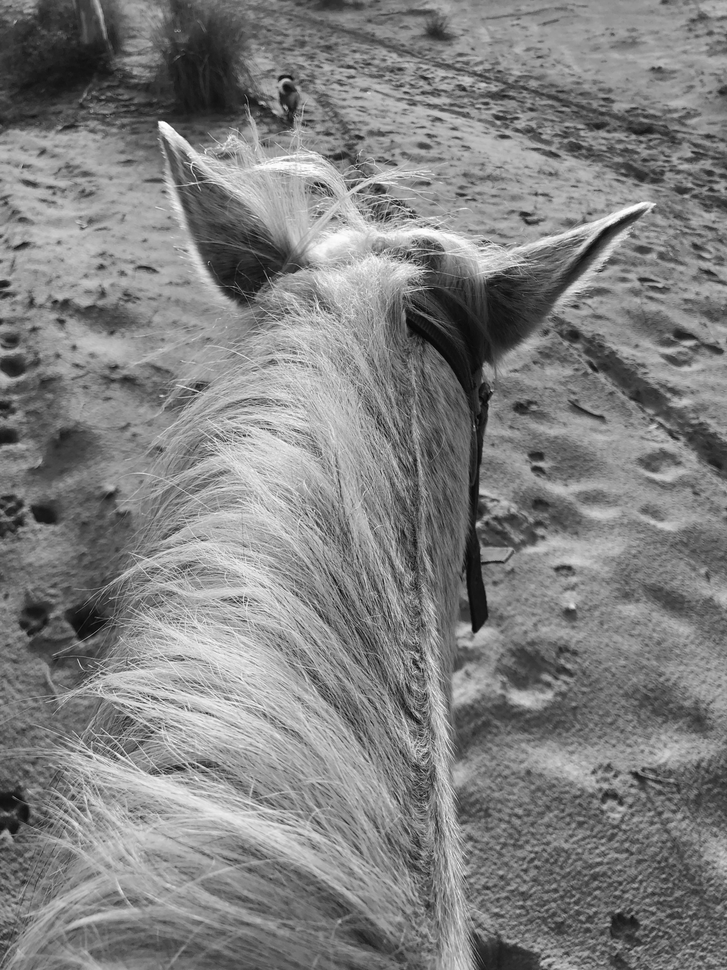
#> input picture lena.png, 727 x 970 px, shrunk from 3000 x 4000 before the run
$ python harris.py   (older library calls are emulated)
#> lines starting #> are read from the running program, lines starting #| are printed output that depends on the picture; after the words box and inside, x2 and y2 are one past the last pixel; in counts of white or black regions, pixels touching at a corner belong together
import cv2
import numpy as np
import matplotlib.pyplot as plt

# 1. 读入图像
img = cv2.imread('lena.png')
#> img is the input picture: shape (970, 727, 3); min 1, max 255, mean 127.8
gray = cv2.cvtColor(img, cv2.COLOR_BGR2GRAY)
gray = np.float32(gray)

# 2. Sobel 计算梯度
Ix = cv2.Sobel(gray, cv2.CV_64F, 1, 0, ksize=3)
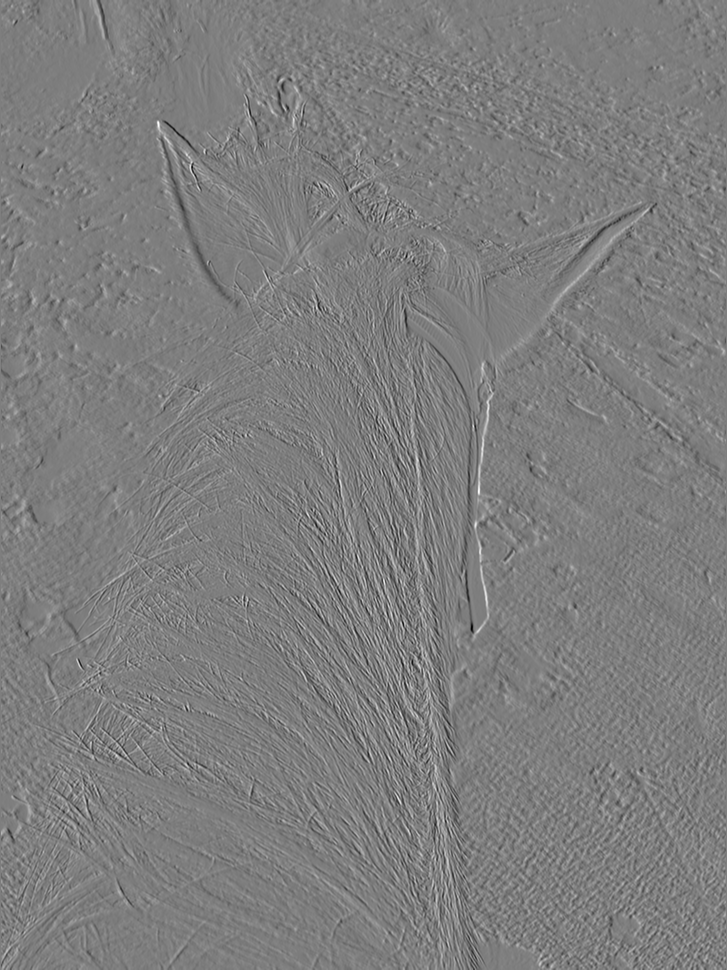
#> Ix: shape (970, 727) float64; min -618, max 631, mean 0.2; drawn with min black and max white
Iy = cv2.Sobel(gray, cv2.CV_64F, 0, 1, ksize=3)
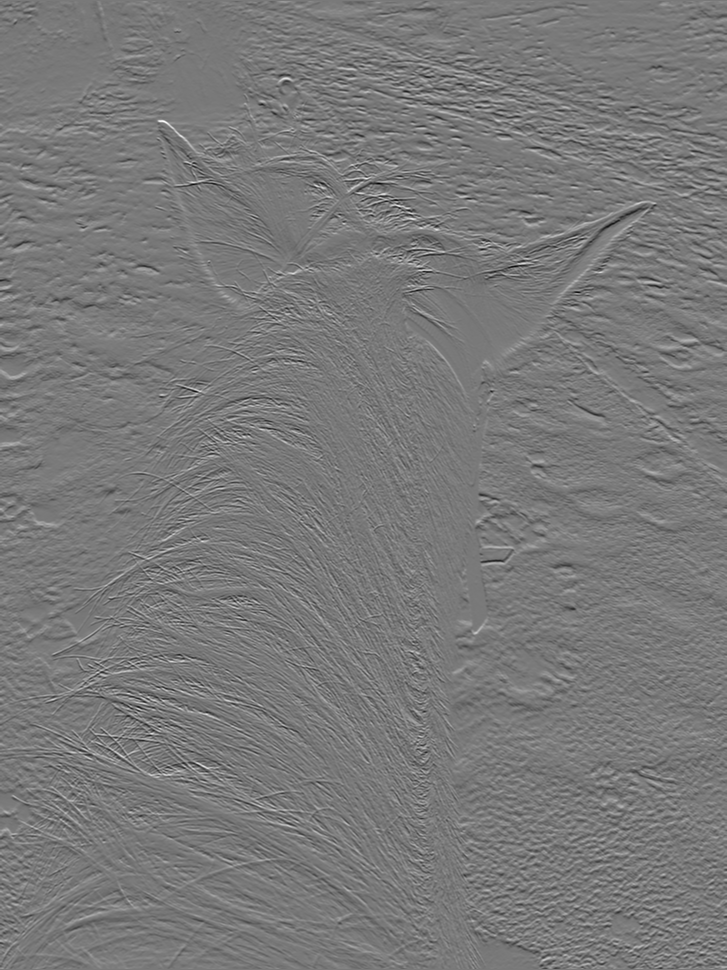
#> Iy: shape (970, 727) float64; min -730, max 802, mean -0.1; drawn with min black and max white

# 3. 计算二阶矩阵 M 的分量
Ix2 = Ix ** 2
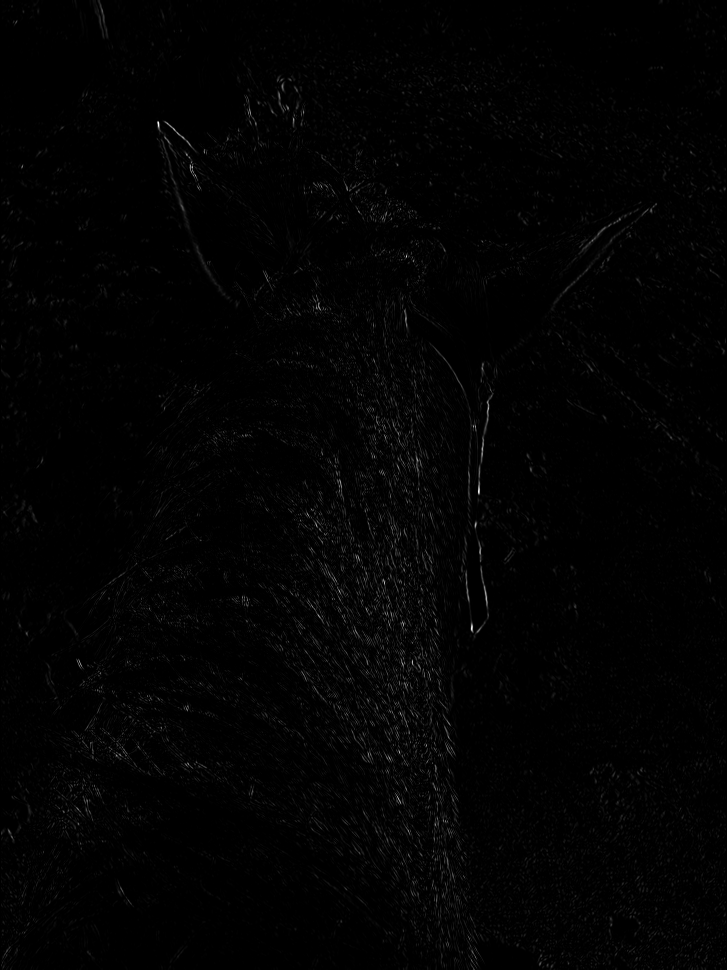
#> Ix2: shape (970, 727) float64; min 0, max 398161, mean 4504.3; drawn with min black and max white
Iy2 = Iy ** 2
Ixy = Ix * Iy
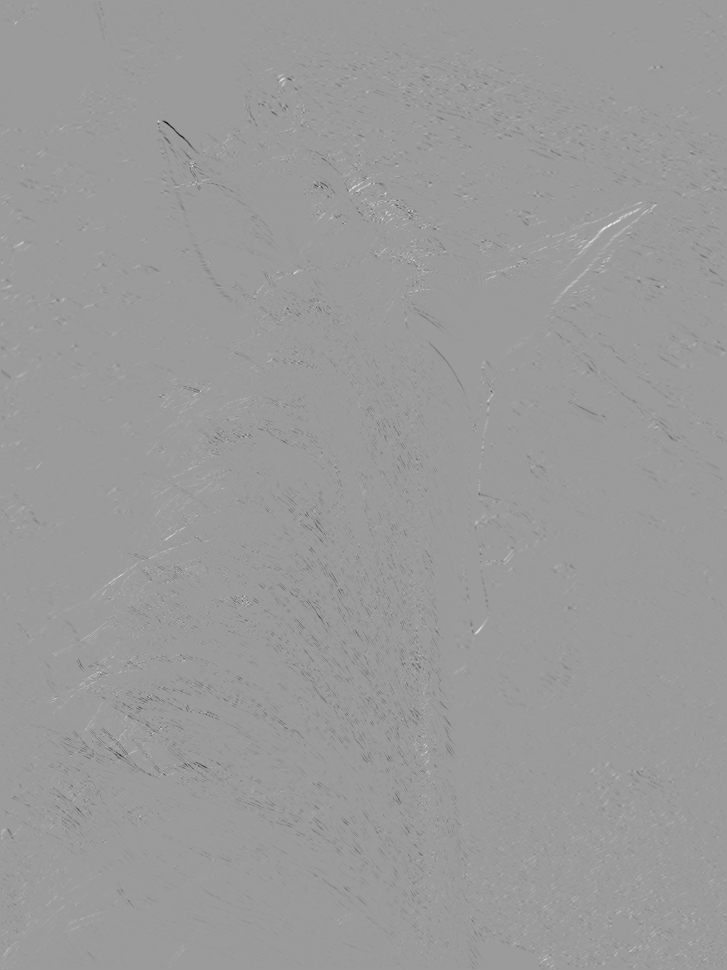
#> Ixy: shape (970, 727) float64; min -338272, max 217560, mean -1162.1; drawn with min black and max white

# 4. 用高斯滤波平滑
Ix2 = cv2.GaussianBlur(Ix2, (5,5), sigmaX=1)
Iy2 = cv2.GaussianBlur(Iy2, (5,5), sigmaX=1)
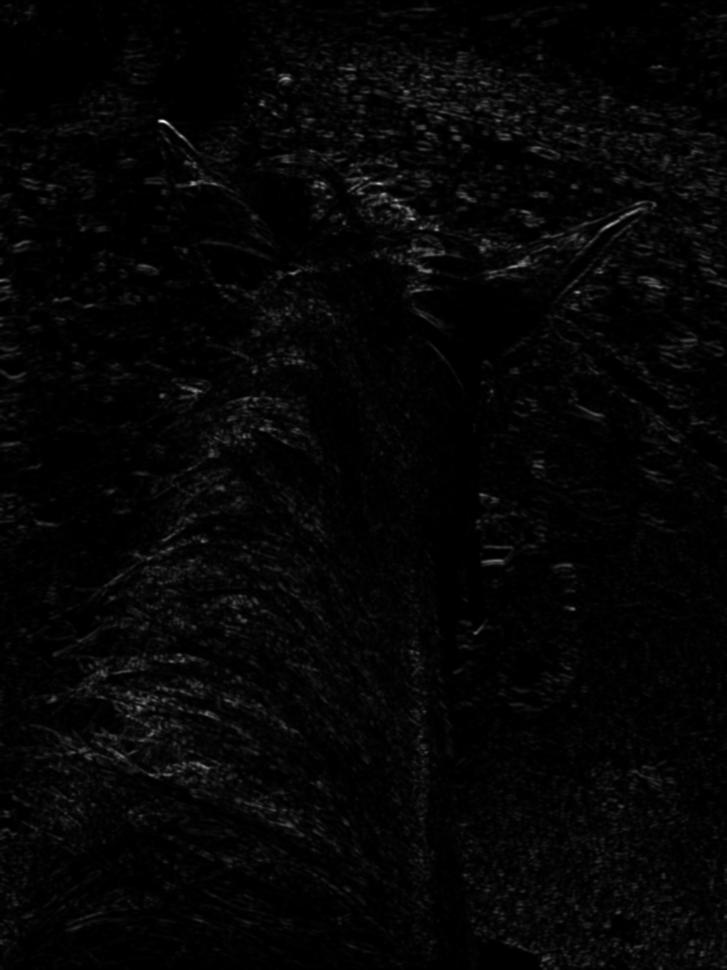
#> Iy2: shape (970, 727) float64; min 1.98, max 329684, mean 7577.2; drawn with min black and max white
Ixy = cv2.GaussianBlur(Ixy, (5,5), sigmaX=1)

# 5. 计算 Harris 响应
k = 0.04
R = (Ix2 * Iy2 - Ixy ** 2) - k * (Ix2 + Iy2) ** 2

# 6. 归一化
R_norm = cv2.normalize(R, None, 0, 255, cv2.NORM_MINMAX)
R_norm = np.uint8(R_norm)

# 7. 角点检测（阈值 + 非极大值）
corner_thresh = 0.01 * R.max()
#> corner_thresh = 101500088
corners = np.zeros_like(R_norm)
corners[R > corner_thresh] = 255

# 8. 将角点绘制在原图上
result = img.copy()
result[R > corner_thresh] = [0, 0, 255]  # 红色角点
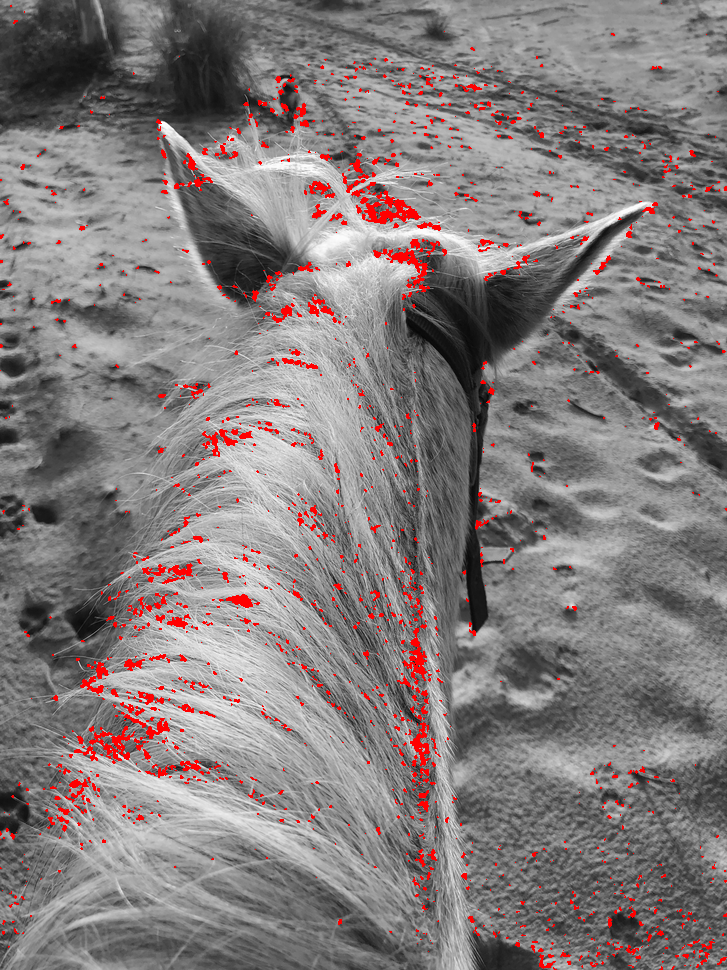
#> result: shape (970, 727, 3); 2.97% of pixels changed, all inside (x1, y1, x2, y2) = (0, 3, 727, 970)

# 9. 可视化结果
plt.figure(figsize=(12,5))
plt.subplot(1,3,1)
plt.title('Gray Image')
plt.imshow(gray, cmap='gray')

plt.subplot(1,3,2)
plt.title('Harris Response R')
plt.imshow(R, cmap='jet')

plt.subplot(1,3,3)
plt.title('Detected Corners')
plt.imshow(cv2.cvtColor(result, cv2.COLOR_BGR2RGB))
plt.show()
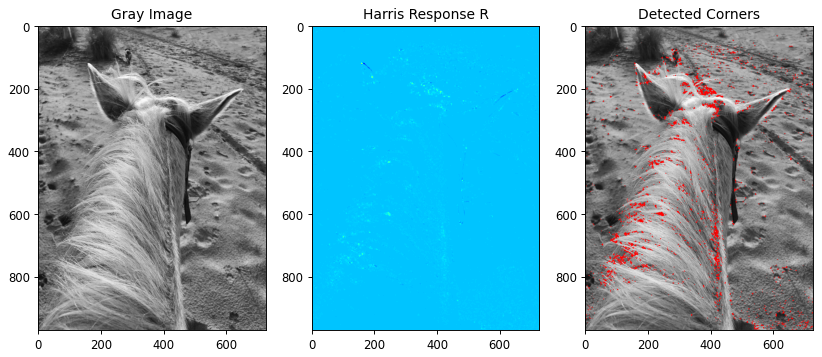
#> figure drawn by matplotlib, 3 panels
